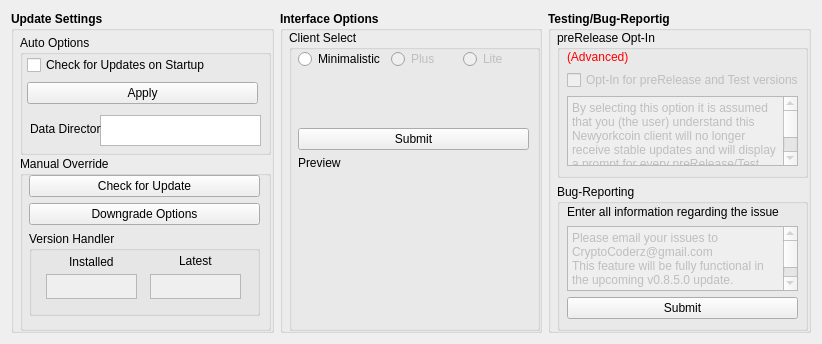
<?xml version="1.0" encoding="UTF-8"?>
<ui version="4.0">
 <class>ClientControlPage</class>
 <widget class="QWidget" name="ClientControlPage">
  <property name="geometry">
   <rect>
    <x>0</x>
    <y>0</y>
    <width>822</width>
    <height>344</height>
   </rect>
  </property>
  <property name="windowTitle">
   <string>Address Book</string>
  </property>
  <layout class="QVBoxLayout" name="verticalLayout">
   <item>
    <layout class="QHBoxLayout" name="horizontalLayout">
     <item>
      <widget class="QGroupBox" name="Upd8Control">
       <property name="font">
        <font>
         <weight>75</weight>
         <bold>true</bold>
        </font>
       </property>
       <property name="title">
        <string>Update Settings</string>
       </property>
       <widget class="QWidget" name="verticalLayoutWidget">
        <property name="geometry">
         <rect>
          <x>9</x>
          <y>19</y>
          <width>251</width>
          <height>301</height>
         </rect>
        </property>
        <layout class="QVBoxLayout" name="verticalLayout_2">
         <item>
          <widget class="QGroupBox" name="groupBox">
           <property name="minimumSize">
            <size>
             <width>0</width>
             <height>120</height>
            </size>
           </property>
           <property name="maximumSize">
            <size>
             <width>16777215</width>
             <height>110</height>
            </size>
           </property>
           <property name="font">
            <font>
             <weight>50</weight>
             <bold>false</bold>
            </font>
           </property>
           <property name="title">
            <string>Auto Options</string>
           </property>
           <widget class="QWidget" name="verticalLayoutWidget_5">
            <property name="geometry">
             <rect>
              <x>7</x>
              <y>19</y>
              <width>231</width>
              <height>51</height>
             </rect>
            </property>
            <layout class="QVBoxLayout" name="verticalLayout_6">
             <item>
              <widget class="QCheckBox" name="checkBoxupd8">
               <property name="text">
                <string>Check for Updates on Startup</string>
               </property>
               <property name="checked">
                <bool>false</bool>
               </property>
              </widget>
             </item>
             <item>
              <widget class="QPushButton" name="AU_apply">
               <property name="text">
                <string>Apply</string>
               </property>
              </widget>
             </item>
            </layout>
           </widget>
           <widget class="QPlainTextEdit" name="dDIR">
            <property name="geometry">
             <rect>
              <x>80</x>
              <y>80</y>
              <width>161</width>
              <height>31</height>
             </rect>
            </property>
            <property name="readOnly">
             <bool>true</bool>
            </property>
           </widget>
           <widget class="QLabel" name="label_5">
            <property name="geometry">
             <rect>
              <x>10</x>
              <y>84</y>
              <width>71</width>
              <height>20</height>
             </rect>
            </property>
            <property name="text">
             <string>Data Directory</string>
            </property>
           </widget>
          </widget>
         </item>
         <item>
          <widget class="QGroupBox" name="groupBox_2">
           <property name="minimumSize">
            <size>
             <width>0</width>
             <height>150</height>
            </size>
           </property>
           <property name="font">
            <font>
             <weight>50</weight>
             <bold>false</bold>
            </font>
           </property>
           <property name="title">
            <string>Manual Override</string>
           </property>
           <widget class="QWidget" name="verticalLayoutWidget_4">
            <property name="geometry">
             <rect>
              <x>9</x>
              <y>19</y>
              <width>231</width>
              <height>151</height>
             </rect>
            </property>
            <layout class="QVBoxLayout" name="verticalLayout_5">
             <item>
              <widget class="QPushButton" name="chck4_upd8">
               <property name="text">
                <string>Check for Update</string>
               </property>
              </widget>
             </item>
             <item>
              <widget class="QPushButton" name="dwngrd_opt">
               <property name="text">
                <string>Downgrade Options</string>
               </property>
              </widget>
             </item>
             <item>
              <widget class="QGroupBox" name="groupBox_3">
               <property name="minimumSize">
                <size>
                 <width>0</width>
                 <height>85</height>
                </size>
               </property>
               <property name="title">
                <string>Version Handler</string>
               </property>
               <widget class="QWidget" name="horizontalLayoutWidget_2">
                <property name="geometry">
                 <rect>
                  <x>10</x>
                  <y>40</y>
                  <width>211</width>
                  <height>31</height>
                 </rect>
                </property>
                <layout class="QHBoxLayout" name="horizontalLayout_2">
                 <item>
                  <widget class="QPlainTextEdit" name="instVER">
                   <property name="enabled">
                    <bool>false</bool>
                   </property>
                   <property name="sizePolicy">
                    <sizepolicy hsizetype="Fixed" vsizetype="Fixed">
                     <horstretch>0</horstretch>
                     <verstretch>0</verstretch>
                    </sizepolicy>
                   </property>
                   <property name="maximumSize">
                    <size>
                     <width>91</width>
                     <height>25</height>
                    </size>
                   </property>
                  </widget>
                 </item>
                 <item>
                  <widget class="QPlainTextEdit" name="liveVER">
                   <property name="enabled">
                    <bool>false</bool>
                   </property>
                   <property name="sizePolicy">
                    <sizepolicy hsizetype="Fixed" vsizetype="Fixed">
                     <horstretch>0</horstretch>
                     <verstretch>0</verstretch>
                    </sizepolicy>
                   </property>
                   <property name="maximumSize">
                    <size>
                     <width>91</width>
                     <height>25</height>
                    </size>
                   </property>
                  </widget>
                 </item>
                </layout>
               </widget>
               <widget class="QLabel" name="label">
                <property name="geometry">
                 <rect>
                  <x>40</x>
                  <y>20</y>
                  <width>61</width>
                  <height>21</height>
                 </rect>
                </property>
                <property name="text">
                 <string>Installed</string>
                </property>
               </widget>
               <widget class="QLabel" name="label_2">
                <property name="geometry">
                 <rect>
                  <x>150</x>
                  <y>20</y>
                  <width>61</width>
                  <height>20</height>
                 </rect>
                </property>
                <property name="text">
                 <string>Latest</string>
                </property>
               </widget>
              </widget>
             </item>
             <item>
              <spacer name="verticalSpacer_3">
               <property name="orientation">
                <enum>Qt::Vertical</enum>
               </property>
               <property name="sizeHint" stdset="0">
                <size>
                 <width>20</width>
                 <height>40</height>
                </size>
               </property>
              </spacer>
             </item>
            </layout>
           </widget>
          </widget>
         </item>
        </layout>
       </widget>
      </widget>
     </item>
     <item>
      <widget class="QGroupBox" name="ClieControl">
       <property name="font">
        <font>
         <weight>75</weight>
         <bold>true</bold>
        </font>
       </property>
       <property name="title">
        <string>Interface Options</string>
       </property>
       <widget class="QWidget" name="verticalLayoutWidget_2">
        <property name="geometry">
         <rect>
          <x>9</x>
          <y>19</y>
          <width>251</width>
          <height>301</height>
         </rect>
        </property>
        <layout class="QVBoxLayout" name="verticalLayout_3">
         <item>
          <widget class="QGroupBox" name="groupBox_4">
           <property name="font">
            <font>
             <weight>50</weight>
             <bold>false</bold>
            </font>
           </property>
           <property name="title">
            <string>Client Select</string>
           </property>
           <widget class="QWidget" name="verticalLayoutWidget_8">
            <property name="geometry">
             <rect>
              <x>9</x>
              <y>19</y>
              <width>231</width>
              <height>271</height>
             </rect>
            </property>
            <layout class="QVBoxLayout" name="verticalLayout_9">
             <item>
              <layout class="QHBoxLayout" name="horizontalLayout_3">
               <item>
                <widget class="QRadioButton" name="minCLIE">
                 <property name="text">
                  <string>Minimalistic</string>
                 </property>
                </widget>
               </item>
               <item>
                <widget class="QRadioButton" name="plusCLIE">
                 <property name="enabled">
                  <bool>false</bool>
                 </property>
                 <property name="text">
                  <string>Plus</string>
                 </property>
                </widget>
               </item>
               <item>
                <widget class="QRadioButton" name="liteCLIE">
                 <property name="enabled">
                  <bool>false</bool>
                 </property>
                 <property name="text">
                  <string>Lite</string>
                 </property>
                </widget>
               </item>
              </layout>
             </item>
             <item>
              <spacer name="verticalSpacer_2">
               <property name="orientation">
                <enum>Qt::Vertical</enum>
               </property>
               <property name="sizeHint" stdset="0">
                <size>
                 <width>20</width>
                 <height>40</height>
                </size>
               </property>
              </spacer>
             </item>
             <item>
              <widget class="QPushButton" name="CS_submit">
               <property name="text">
                <string>Submit</string>
               </property>
              </widget>
             </item>
             <item>
              <widget class="QLabel" name="label_6">
               <property name="text">
                <string>Preview</string>
               </property>
              </widget>
             </item>
             <item>
              <layout class="QHBoxLayout" name="horizontalLayout_4">
               <item>
                <widget class="QLabel" name="cliePREV">
                 <property name="minimumSize">
                  <size>
                   <width>0</width>
                   <height>144</height>
                  </size>
                 </property>
                 <property name="text">
                  <string/>
                 </property>
                </widget>
               </item>
              </layout>
             </item>
            </layout>
           </widget>
          </widget>
         </item>
        </layout>
       </widget>
      </widget>
     </item>
     <item>
      <widget class="QGroupBox" name="TestControl">
       <property name="font">
        <font>
         <weight>75</weight>
         <bold>true</bold>
        </font>
       </property>
       <property name="title">
        <string>Testing/Bug-Reportig</string>
       </property>
       <widget class="QWidget" name="verticalLayoutWidget_3">
        <property name="geometry">
         <rect>
          <x>9</x>
          <y>19</y>
          <width>251</width>
          <height>301</height>
         </rect>
        </property>
        <layout class="QVBoxLayout" name="verticalLayout_4">
         <item>
          <widget class="QGroupBox" name="groupBox_5">
           <property name="font">
            <font>
             <weight>50</weight>
             <bold>false</bold>
            </font>
           </property>
           <property name="title">
            <string>preRelease Opt-In</string>
           </property>
           <widget class="QWidget" name="verticalLayoutWidget_7">
            <property name="geometry">
             <rect>
              <x>10</x>
              <y>20</y>
              <width>231</width>
              <height>121</height>
             </rect>
            </property>
            <layout class="QVBoxLayout" name="verticalLayout_8">
             <item>
              <widget class="QLabel" name="label_4">
               <property name="styleSheet">
                <string notr="true">color: rgb(255, 0, 0);</string>
               </property>
               <property name="text">
                <string>(Advanced)</string>
               </property>
              </widget>
             </item>
             <item>
              <widget class="QCheckBox" name="optin_test">
               <property name="enabled">
                <bool>false</bool>
               </property>
               <property name="text">
                <string>Opt-In for preRelease and Test versions</string>
               </property>
              </widget>
             </item>
             <item>
              <widget class="QPlainTextEdit" name="plainTextEdit_2">
               <property name="enabled">
                <bool>false</bool>
               </property>
               <property name="maximumSize">
                <size>
                 <width>16777215</width>
                 <height>75</height>
                </size>
               </property>
               <property name="readOnly">
                <bool>false</bool>
               </property>
               <property name="plainText">
                <string>By selecting this option it is assumed that you (the user) understand this Newyorkcoin client will no longer receive stable updates and will display a prompt for every preRelease/Test version available</string>
               </property>
              </widget>
             </item>
             <item>
              <spacer name="verticalSpacer">
               <property name="orientation">
                <enum>Qt::Vertical</enum>
               </property>
               <property name="sizeHint" stdset="0">
                <size>
                 <width>20</width>
                 <height>40</height>
                </size>
               </property>
              </spacer>
             </item>
            </layout>
           </widget>
          </widget>
         </item>
         <item>
          <widget class="QGroupBox" name="groupBox_6">
           <property name="font">
            <font>
             <weight>50</weight>
             <bold>false</bold>
            </font>
           </property>
           <property name="title">
            <string>Bug-Reporting</string>
           </property>
           <widget class="QWidget" name="verticalLayoutWidget_6">
            <property name="geometry">
             <rect>
              <x>10</x>
              <y>20</y>
              <width>231</width>
              <height>115</height>
             </rect>
            </property>
            <layout class="QVBoxLayout" name="verticalLayout_7">
             <item>
              <widget class="QLabel" name="label_3">
               <property name="text">
                <string>Enter all information regarding the issue</string>
               </property>
              </widget>
             </item>
             <item>
              <widget class="QPlainTextEdit" name="br_input">
               <property name="enabled">
                <bool>false</bool>
               </property>
               <property name="minimumSize">
                <size>
                 <width>0</width>
                 <height>65</height>
                </size>
               </property>
               <property name="maximumSize">
                <size>
                 <width>16777215</width>
                 <height>65</height>
                </size>
               </property>
               <property name="plainText">
                <string>Please email your issues to CryptoCoderz@gmail.com
This feature will be fully functional in the upcoming v0.8.5.0 update.</string>
               </property>
              </widget>
             </item>
             <item>
              <widget class="QPushButton" name="BR_submit">
               <property name="enabled">
                <bool>true</bool>
               </property>
               <property name="text">
                <string>Submit</string>
               </property>
              </widget>
             </item>
            </layout>
           </widget>
          </widget>
         </item>
        </layout>
       </widget>
      </widget>
     </item>
    </layout>
   </item>
  </layout>
 </widget>
 <resources/>
 <connections/>
</ui>
